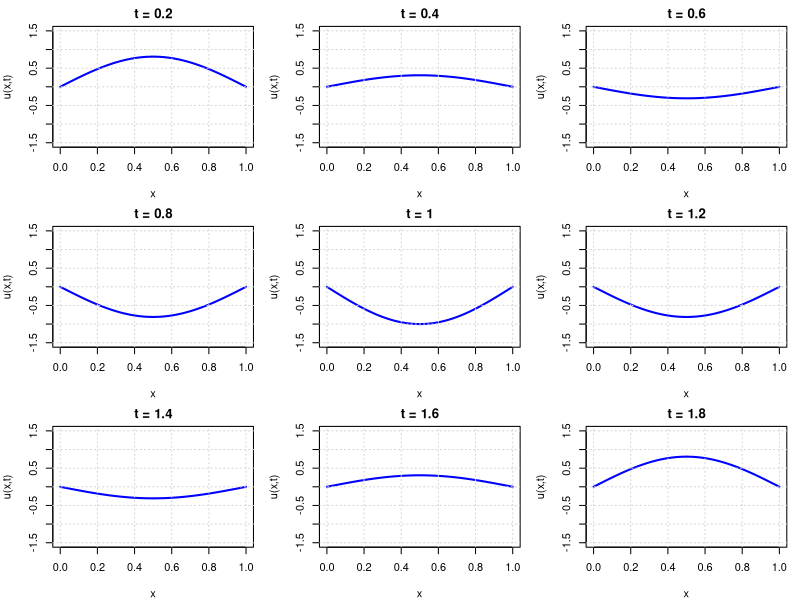
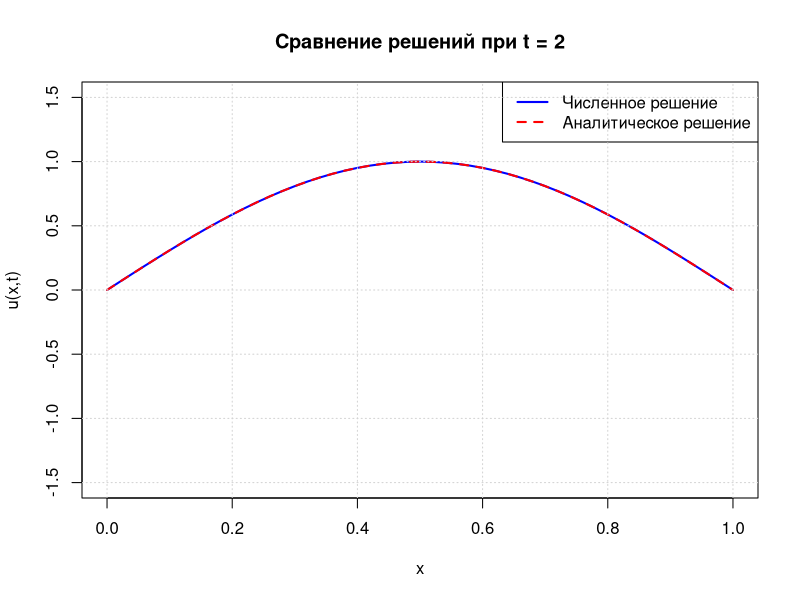

Write the R code that produced these figures, in order.
l <- 1.0          # Длина области [0, l]
a <- 1.0          # Фазовая скорость волны
N <- 50           # Число пространственных шагов
h <- l / N        # Шаг по пространству
tau <- 0.01       # Шаг по времени
T_max <- 2.0      # Конечное время моделирования
M <- 20           # Частота вывода графиков (каждые M шагов)

# Вычисление числа Куранта
c <- a * tau / h

cat("Длина области: l =", l, "\n")
cat("Скорость волны: a =", a, "\n")
cat("Число узлов: N =", N, "\n")
cat("Шаг пространства: h =", h, "\n")
cat("Шаг времени: tau =", tau, "\n")
cat("Число Куранта: c =", round(c, 4), "\n")

# Проверка условия устойчивости
if (abs(c) < 1) {
  cat("Условие устойчивости |c| < 1: выполнено\n")
} else {
  cat("Условие устойчивости не выполнено\n")
}
cat("\n")

# Начальное смещение u(x, 0) = μ1(x)
mu1 <- function(x) {
  return(sin(pi * x / l))
}

# Начальная скорость ∂u/∂t(x, 0) = μ2(x)
mu2 <- function(x) {
  return(0.0)
}

# Граничное условие u(0, t) = μ3(t)
mu3 <- function(t) {
  return(0.0)
}

# Граничное условие u(l, t) = μ4(t)
mu4 <- function(t) {
  return(0.0)
}

# Создание пространственной сетки
x <- seq(0, l, length.out = N + 1)

# Создание массивов для трех временных слоев
u_prev <- rep(0, N + 1)  # Слой t - tau (предыдущий)
u_curr <- rep(0, N + 1)  # Слой t (текущий)
u_next <- rep(0, N + 1)  # Слой t + tau (следующий)

# Заполнение начального условия при t = 0
for (j in 1:(N+1)) {
  u_curr[j] <- mu1(x[j])
}

for (j in 2:N) {
  # Вторая производная μ1 методом конечных разностей
  mu1_second_deriv <- (mu1(x[j+1]) - 2*mu1(x[j]) + mu1(x[j-1])) / (h^2)
  
  u_prev[j] <- mu1(x[j]) + tau * mu2(x[j]) + 
    0.5 * tau^2 * a^2 * mu1_second_deriv
}

# Граничные условия для первого шага
u_prev[1] <- mu3(tau)
u_prev[N+1] <- mu4(tau)

cat("Начальные условия установлены\n")
cat("Начало расчетов...\n\n")

# Вычисление максимального числа шагов
k_max <- as.integer(T_max / tau)

# Текущее время
t <- tau
k <- 1

# Настройка окна для графиков
par(mfrow = c(3, 3), mar = c(4, 4, 2, 1))
plot_counter <- 0
# Основной цикл
while (k <= k_max) {
  for (j in 2:N) {
    u_next[j] <- c^2 * u_curr[j+1] + 
      2 * (1 - c^2) * u_curr[j] + 
      c^2 * u_curr[j-1] - 
      u_prev[j]
  }
  
  # Граничные условия
  u_next[1] <- mu3(t)
  u_next[N+1] <- mu4(t)
  
  if (k %% M == 0 || k == k_max) {
    plot_counter <- plot_counter + 1
    
    if (plot_counter <= 9) {
      plot(x, u_next, type = "l", col = "blue", lwd = 2,
           xlab = "x", ylab = "u(x,t)",
           main = paste("t =", round(t, 3)),
           ylim = c(-1.5, 1.5))
      grid()
    }
    
    cat("Шаг", k, "из", k_max, "  t =", round(t, 4), "\n")
  }
  
  u_prev <- u_curr
  u_curr <- u_next
  
  t <- t + tau
  k <- k + 1
}

cat("\nВычисления завершены!\n")
cat("Всего выполнено шагов:", k - 1, "\n\n")

t_final <- (k - 1) * tau
u_analytic <- sin(pi * x / l) * cos(pi * a * t_final / l)

# Вычисление погрешности
error <- abs(u_curr - u_analytic)
max_error <- max(error)
mean_error <- mean(error)

cat("Сравнение с аналитическим решением\n")
cat("Время t =", round(t_final, 4), "\n")
cat("Максимальная погрешность:", sprintf("%.6e", max_error), "\n")
cat("Средняя погрешность:", sprintf("%.6e", mean_error), "\n\n")

# График сравнения
dev.new()
par(mfrow = c(1, 1))
plot(x, u_curr, type = "l", col = "blue", lwd = 2,
     xlab = "x", ylab = "u(x,t)",
     main = paste("Сравнение решений при t =", round(t_final, 3)),
     ylim = c(-1.5, 1.5))
lines(x, u_analytic, col = "red", lwd = 2, lty = 2)
legend("topright", 
       legend = c("Численное решение", "Аналитическое решение"),
       col = c("blue", "red"), 
       lwd = 2, 
       lty = c(1, 2))
grid()